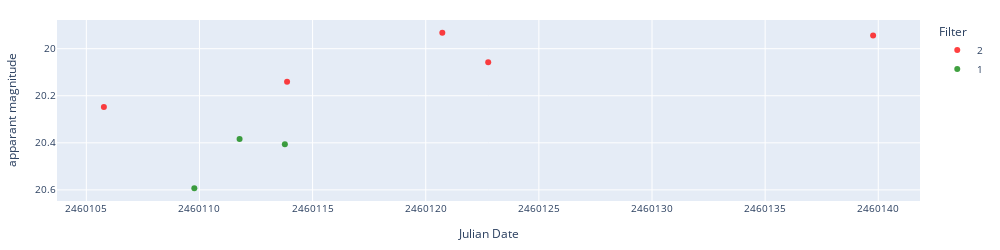
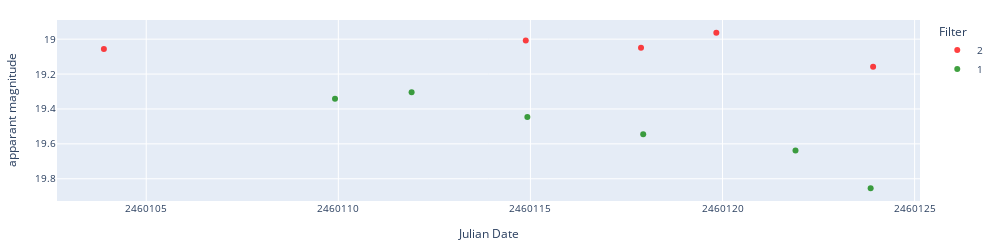
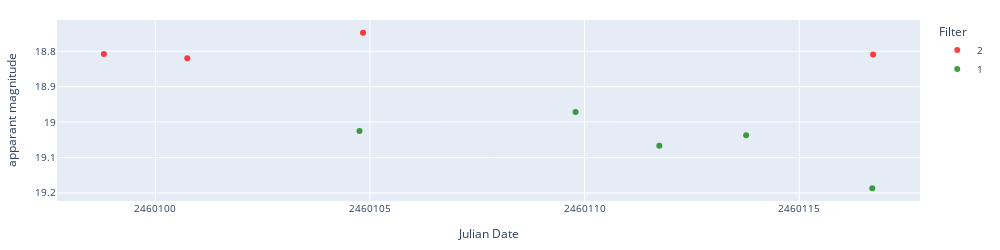
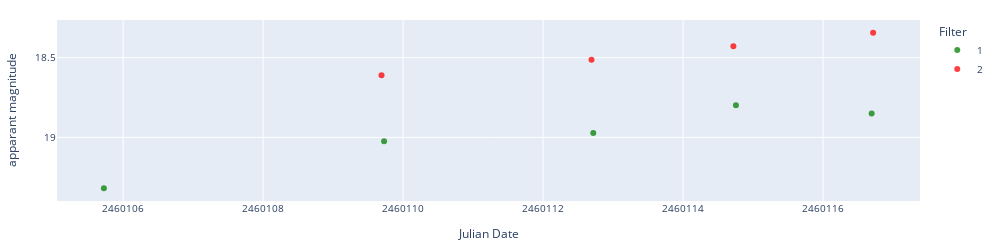

Notebook code for these charts, in order:
### Markdown cell above
### Display light curves

### Code cell
# Display light curves
final_toview = alerts_preds_aavso_Gaia.copy()
classes_in_alerts = alerts_preds_aavso_Gaia['predicted_class'].unique()
predicted_class = ['dwarf_nova_SU_UMa']
show = predicted_class
objectlist = final_toview[(final_toview['predicted_class'].isin(predicted_class))
                          & (final_toview['aavso_type'].isin(['']))
                        #   & ((final_toview['npts_g']+final_toview['npts_r'])<10)
                          ]['objectId'].to_list()
# objectlist = final_toview[(~final_toview['objectId'].isin(alerts_CVs_list)) & (final_toview['predicted_class'].isin(predicted_class))]['objectId'].to_list()
# objectlist = final_toview[(~final_toview['objectId'].isin(alerts_CVs_list)) & (final_toview['classification'].isin(['SN']))]['objectId'].to_list()
print(len(objectlist))
i = 0
for object in objectlist[150:200]:
    ra = final_toview[final_toview['objectId']==object]['ra'].values[0]
    dec = final_toview[final_toview['objectId']==object]['dec'].values[0]
    c = SkyCoord(ra=ra*u.degree, dec=dec*u.degree, frame='icrs')
    pos = c.to_string('hmsdms', sep=':')
    prediction = final_toview[final_toview["objectId"]==object]["predicted_class"].values[0]
    print('',f'{i} {object}', f'position_deg: {ra} {dec}', 
          f'position_hms_dms: {pos}',
          "~~~~~~~~~~~~~~~~~~~~~",
          f'sherlock_class: {final_toview[final_toview["objectId"]==object]["classification"].values[0]}',
      #     f'sherlock classification reliability {final_toview[final_toview["objectId"]==object]["classificationReliability"].values[0]}',
          f'sherlock separationArcsec: {final_toview[final_toview["objectId"]==object]["separationArcsec"].values[0]}',
          f'sherlock sgscore1: {final_toview[final_toview["objectId"]==object]["sgscore1"].values[0]}',
          f'sherlock major_axis_arcsec: {final_toview[final_toview["objectId"]==object]["major_axis_arcsec"].values[0]}',
          f'sherlock gminusr mean: {final_toview[final_toview["objectId"]==object]["clr_mean_x"].mean()}',
          f'sherlock last gminusr: {final_toview[final_toview["objectId"]==object]["g_minus_r"].values[0]}',
          f'sherlock catalogue name: {final_toview[final_toview["objectId"]==object]["catalogue_table_name"].values[0]}',
          "~~~~~~~~~~~~~~~~~~~~~",
          f'Gaia bp_rp: {final_toview[final_toview["objectId"]==object]["bp_rp"].values[0]}',
          f'Gaia parallax: {final_toview[final_toview["objectId"]==object]["parallax"].values[0]}',
          f'Gaia pm: {final_toview[final_toview["objectId"]==object]["pm"].values[0]}',
          "~~~~~~~~~~~~~~~~~~~~~",
          f'min_g-max_g: {final_toview[final_toview["objectId"]==object]["min_mag_g"].values[0]:.1f}-{final_toview[final_toview["objectId"]==object]["max_mag_g"].values[0]:.1f}',
          f'min_r-max_r: {final_toview[final_toview["objectId"]==object]["min_mag_r"].values[0]:.1f}-{final_toview[final_toview["objectId"]==object]["max_mag_r"].values[0]:.1f}',
          f'temporal_baseline_g: {final_toview[final_toview["objectId"]==object]["temporal_baseline_g"].values[0]:.0f}',
          f'clr mean(clr bright): {final_toview[final_toview["objectId"]==object]["clr_mean_y"].values[0]:.2f} ({final_toview[final_toview["objectId"]==object]["clr_bright"].values[0]:.2f})',
          "~~~~~~~~~~~~~~~~~~~~~",
          f'aavso_name: {final_toview[final_toview["objectId"]==object]["aavso_name"].values[0]}',
          f'aavso_type: {final_toview[final_toview["objectId"]==object]["aavso_type"].values[0]}',
          f'aavso_period: {final_toview[final_toview["objectId"]==object]["aavso_period"].values[0]}',
          "~~~~~~~~~~~~~~~~~~~~~",
          f'prediction: {prediction}',
          f'prediction_probability: {final_toview[final_toview["objectId"]==object][f"prob_{prediction}"].values[0]:.2f}',
          f'{object} & {pos} & ob & {final_toview[final_toview["objectId"]==object]["min_mag_g"].values[0]:.1f}-{final_toview[final_toview["objectId"]==object]["max_mag_g"].values[0]:.1f} & {final_toview[final_toview["objectId"]==object]["temporal_baseline_g"].values[0]:.0f} & {final_toview[final_toview["objectId"]==object]["bp_rp"].values[0]} & {final_toview[final_toview["objectId"]==object]["clr_mean_y"].values[0]:.2f} ({final_toview[final_toview["objectId"]==object]["clr_bright"].values[0]:.2f}) & {prediction} & {final_toview[final_toview["objectId"]==object][f"prob_{prediction}"].values[0]:.2f} & rating',
          sep='\n')
    i += 1
    lc_lasair = load_lasair_lc(object, path=f'../lightcurves_alerts/')
    lc_lasair_appmag = lasair_clean(lc_lasair, limit=25, magerrlim=1)

    display_lightcurve(lc_df=lc_lasair_appmag, x='jd', y='dc_mag')#, errorCol='dc_sigmag',)

### Figure 1 — Plotly figure (JSON) as saved in the notebook; plotly's stock layout.template omitted (floating-point values rounded to 4 significant figures)
{"data": [{"hovertemplate": "Filter=2<br>Julian Date=%{x}<br>apparant magnitude=%{y}<extra></extra>", "legendgroup": "2", "marker": {"color": "red", "opacity": 0.75, "symbol": "circle"}, "mode": "markers", "name": "2", "orientation": "v", "showlegend": true, "type": "scatter", "x": [2460000.0, 2460000.0, 2460000.0, 2460000.0, 2460000.0], "xaxis": "x", "y": [20.25, 20.14, 19.93, 20.06, 19.94], "yaxis": "y"}, {"hovertemplate": "Filter=1<br>Julian Date=%{x}<br>apparant magnitude=%{y}<extra></extra>", "legendgroup": "1", "marker": {"color": "green", "opacity": 0.75, "symbol": "circle"}, "mode": "markers", "name": "1", "orientation": "v", "showlegend": true, "type": "scatter", "x": [2460000.0, 2460000.0, 2460000.0], "xaxis": "x", "y": [20.59, 20.38, 20.41], "yaxis": "y"}], "layout": {"font": {"size": 10}, "height": 250, "legend": {"title": {"text": "Filter"}, "tracegroupgap": 0}, "margin": {"b": 20, "l": 20, "r": 20, "t": 20}, "width": 1000, "xaxis": {"anchor": "y", "domain": [0, 1], "tickformat": "float", "title": {"text": "Julian Date"}}, "yaxis": {"anchor": "x", "autorange": "reversed", "domain": [0, 1], "title": {"text": "apparant magnitude"}}}}

### Figure 2 — Plotly figure (JSON) as saved in the notebook; plotly's stock layout.template omitted (floating-point values rounded to 4 significant figures)
{"data": [{"hovertemplate": "Filter=2<br>Julian Date=%{x}<br>apparant magnitude=%{y}<extra></extra>", "legendgroup": "2", "marker": {"color": "red", "opacity": 0.75, "symbol": "circle"}, "mode": "markers", "name": "2", "orientation": "v", "showlegend": true, "type": "scatter", "x": [2460000.0, 2460000.0, 2460000.0, 2460000.0, 2460000.0], "xaxis": "x", "y": [19.06, 19.01, 19.05, 18.96, 19.16], "yaxis": "y"}, {"hovertemplate": "Filter=1<br>Julian Date=%{x}<br>apparant magnitude=%{y}<extra></extra>", "legendgroup": "1", "marker": {"color": "green", "opacity": 0.75, "symbol": "circle"}, "mode": "markers", "name": "1", "orientation": "v", "showlegend": true, "type": "scatter", "x": [2460000.0, 2460000.0, 2460000.0, 2460000.0, 2460000.0, 2460000.0], "xaxis": "x", "y": [19.34, 19.3, 19.45, 19.55, 19.64, 19.85], "yaxis": "y"}], "layout": {"font": {"size": 10}, "height": 250, "legend": {"title": {"text": "Filter"}, "tracegroupgap": 0}, "margin": {"b": 20, "l": 20, "r": 20, "t": 20}, "width": 1000, "xaxis": {"anchor": "y", "domain": [0, 1], "tickformat": "float", "title": {"text": "Julian Date"}}, "yaxis": {"anchor": "x", "autorange": "reversed", "domain": [0, 1], "title": {"text": "apparant magnitude"}}}}

### Figure 3 — Plotly figure (JSON) as saved in the notebook; plotly's stock layout.template omitted (floating-point values rounded to 4 significant figures)
{"data": [{"hovertemplate": "Filter=2<br>Julian Date=%{x}<br>apparant magnitude=%{y}<extra></extra>", "legendgroup": "2", "marker": {"color": "red", "opacity": 0.75, "symbol": "circle"}, "mode": "markers", "name": "2", "orientation": "v", "showlegend": true, "type": "scatter", "x": [2460000.0, 2460000.0, 2460000.0, 2460000.0], "xaxis": "x", "y": [18.81, 18.82, 18.75, 18.81], "yaxis": "y"}, {"hovertemplate": "Filter=1<br>Julian Date=%{x}<br>apparant magnitude=%{y}<extra></extra>", "legendgroup": "1", "marker": {"color": "green", "opacity": 0.75, "symbol": "circle"}, "mode": "markers", "name": "1", "orientation": "v", "showlegend": true, "type": "scatter", "x": [2460000.0, 2460000.0, 2460000.0, 2460000.0, 2460000.0], "xaxis": "x", "y": [19.03, 18.97, 19.07, 19.04, 19.19], "yaxis": "y"}], "layout": {"font": {"size": 10}, "height": 250, "legend": {"title": {"text": "Filter"}, "tracegroupgap": 0}, "margin": {"b": 20, "l": 20, "r": 20, "t": 20}, "width": 1000, "xaxis": {"anchor": "y", "domain": [0, 1], "tickformat": "float", "title": {"text": "Julian Date"}}, "yaxis": {"anchor": "x", "autorange": "reversed", "domain": [0, 1], "title": {"text": "apparant magnitude"}}}}

### Figure 4 — Plotly figure (JSON) as saved in the notebook; plotly's stock layout.template omitted (floating-point values rounded to 4 significant figures)
{"data": [{"hovertemplate": "Filter=1<br>Julian Date=%{x}<br>apparant magnitude=%{y}<extra></extra>", "legendgroup": "1", "marker": {"color": "green", "opacity": 0.75, "symbol": "circle"}, "mode": "markers", "name": "1", "orientation": "v", "showlegend": true, "type": "scatter", "x": [2460000.0, 2460000.0, 2460000.0, 2460000.0, 2460000.0], "xaxis": "x", "y": [19.32, 19.02, 18.97, 18.8, 18.85], "yaxis": "y"}, {"hovertemplate": "Filter=2<br>Julian Date=%{x}<br>apparant magnitude=%{y}<extra></extra>", "legendgroup": "2", "marker": {"color": "red", "opacity": 0.75, "symbol": "circle"}, "mode": "markers", "name": "2", "orientation": "v", "showlegend": true, "type": "scatter", "x": [2460000.0, 2460000.0, 2460000.0, 2460000.0], "xaxis": "x", "y": [18.61, 18.51, 18.43, 18.34], "yaxis": "y"}], "layout": {"font": {"size": 10}, "height": 250, "legend": {"title": {"text": "Filter"}, "tracegroupgap": 0}, "margin": {"b": 20, "l": 20, "r": 20, "t": 20}, "width": 1000, "xaxis": {"anchor": "y", "domain": [0, 1], "tickformat": "float", "title": {"text": "Julian Date"}}, "yaxis": {"anchor": "x", "autorange": "reversed", "domain": [0, 1], "title": {"text": "apparant magnitude"}}}}
